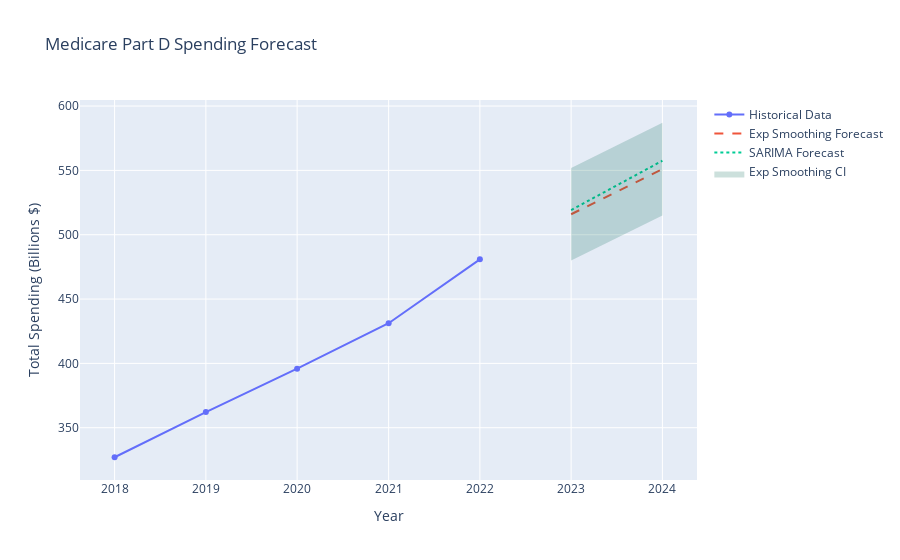

Here is the notebook cell this chart was saved with:
### Code cell
# 03_forecasting.ipynb, still in progress

import pandas as pd
import numpy as np
from statsmodels.tsa.holtwinters import ExponentialSmoothing
from statsmodels.tsa.statespace.sarimax import SARIMAX
from sklearn.metrics import mean_absolute_error, mean_squared_error
import plotly.express as px
import plotly.graph_objects as go
from sqlalchemy import create_engine
import warnings
warnings.filterwarnings('ignore')

# Database connection
DATABASE_URI = 'postgresql://woodylin@localhost:5432/healthcare_costs'
engine = create_engine(DATABASE_URI)

# Read cleaned data
df = pd.read_csv('../data/processed/cleaned_medicare_spending.csv')

# 1. Prepare Time Series Data
def prepare_time_series():
    """Prepare yearly spending data as time series"""
    years = ['2018', '2019', '2020', '2021', '2022']
    yearly_spending = {}
    
    for year in years:
        yearly_spending[year] = df[f'Tot_Spndng_{year}'].sum()
    
    # Convert to time series
    ts_data = pd.Series(yearly_spending, name='total_spending')
    ts_data.index = pd.to_datetime(ts_data.index, format='%Y')
    
    return ts_data

# 2. Simple Exponential Smoothing Forecast
def exponential_smoothing_forecast(ts_data, periods=2):
    """Generate forecast using Exponential Smoothing"""
    # Fit model
    model = ExponentialSmoothing(ts_data,
                                trend='add',
                                seasonal=None,
                                seasonal_periods=None)
    fitted_model = model.fit()
    
    # Make forecast
    forecast = fitted_model.forecast(periods)
    
    # Calculate confidence intervals using residuals
    resid = fitted_model.resid
    resid_std = resid.std()
    
    # Create forecast DataFrame with confidence intervals
    forecast_ci = pd.DataFrame(index=forecast.index)
    forecast_ci['forecast'] = forecast
    forecast_ci['lower'] = forecast - 1.96 * resid_std
    forecast_ci['upper'] = forecast + 1.96 * resid_std
    
    return forecast_ci

# 3. SARIMA Forecast
def sarima_forecast(ts_data, periods=2):
    """Generate forecast using SARIMA"""
    # Fit SARIMA model
    model = SARIMAX(ts_data, order=(1,1,1))
    fitted_model = model.fit()
    
    # Make forecast
    forecast = fitted_model.forecast(periods)
    forecast_ci = fitted_model.get_forecast(periods).conf_int()
    
    # Combine forecast and confidence intervals
    forecast_results = pd.DataFrame({
        'forecast': forecast,
        'lower': forecast_ci.iloc[:,0],
        'upper': forecast_ci.iloc[:,1]
    })
    
    return forecast_results

# 4. Visualize Forecasts
def plot_forecasts(ts_data, exp_forecast, sarima_forecast):
    """Create visualization of forecasts"""
    # Create figure
    fig = go.Figure()
    
    # Add historical data
    fig.add_trace(go.Scatter(x=ts_data.index, 
                            y=ts_data.values/1e9,  # Convert to billions
                            mode='lines+markers',
                            name='Historical Data'))
    
    # Add exponential smoothing forecast
    fig.add_trace(go.Scatter(x=exp_forecast.index, 
                            y=exp_forecast['forecast']/1e9,
                            mode='lines',
                            line=dict(dash='dash'),
                            name='Exp Smoothing Forecast'))
    
    # Add SARIMA forecast
    fig.add_trace(go.Scatter(x=sarima_forecast.index, 
                            y=sarima_forecast['forecast']/1e9,
                            mode='lines',
                            line=dict(dash='dot'),
                            name='SARIMA Forecast'))
    
    # Add confidence intervals
    fig.add_trace(go.Scatter(x=exp_forecast.index.tolist() + exp_forecast.index.tolist()[::-1],
                            y=(exp_forecast['upper']/1e9).tolist() + (exp_forecast['lower']/1e9).tolist()[::-1],
                            fill='toself',
                            fillcolor='rgba(0,100,80,0.2)',
                            line=dict(color='rgba(255,255,255,0)'),
                            name='Exp Smoothing CI'))
    
    fig.update_layout(title='Medicare Part D Spending Forecast',
                     xaxis_title='Year',
                     yaxis_title='Total Spending (Billions $)',
                     showlegend=True)
    
    return fig

# 5. Drug-specific Forecasting
def forecast_top_drugs(n_drugs=5):
    """Generate forecasts for top drugs by spending"""
    # Get top drugs by 2022 spending
    top_drugs = df.nlargest(n_drugs, 'Tot_Spndng_2022')
    
    forecasts = {}
    for _, drug in top_drugs.iterrows():
        drug_spending = pd.Series({
            '2018': drug['Tot_Spndng_2018'],
            '2019': drug['Tot_Spndng_2019'],
            '2020': drug['Tot_Spndng_2020'],
            '2021': drug['Tot_Spndng_2021'],
            '2022': drug['Tot_Spndng_2022']
        })
        drug_spending.index = pd.to_datetime(drug_spending.index, format='%Y')
        
        # Forecast using exponential smoothing
        model = ExponentialSmoothing(drug_spending, trend='add')
        fitted = model.fit()
        forecast = fitted.forecast(2)
        
        forecasts[drug['Brnd_Name']] = forecast
    
    return pd.DataFrame(forecasts)

# 6. Calculate Forecast Accuracy Metrics
def calculate_accuracy_metrics(actual, predicted):
    """Calculate MAE and RMSE for model evaluation"""
    mae = mean_absolute_error(actual, predicted)
    rmse = np.sqrt(mean_squared_error(actual, predicted))
    return {'MAE': mae, 'RMSE': rmse}

# Run forecasting analysis
if __name__ == "__main__":
    print("Starting Medicare Part D Spending Forecast Analysis...\n")
    
    try:
        # Prepare time series data
        ts_data = prepare_time_series()
        print("Historical Spending Data (Billions $):")
        print(ts_data/1e9)
        
        # Generate forecasts
        exp_forecast = exponential_smoothing_forecast(ts_data)
        print("\nExponential Smoothing Forecast for 2023-2024 (Billions $):")
        print(exp_forecast/1e9)
        
        sarima_result = sarima_forecast(ts_data)
        print("\nSARIMA Forecast for 2023-2024 (Billions $):")
        print(sarima_result/1e9)
        
        # Generate and display visualization
        fig = plot_forecasts(ts_data, exp_forecast, sarima_result)
        fig.show()
        
        # Generate drug-specific forecasts
        top_drug_forecasts = forecast_top_drugs()
        print("\nTop Drug-Specific Forecasts for 2023-2024 (Millions $):")
        print(top_drug_forecasts/1e6)
        
        # Save forecasts
        exp_forecast.to_csv('../data/processed/total_spending_forecast.csv')
        top_drug_forecasts.to_csv('../data/processed/top_drugs_forecast.csv')
        
        print("\nForecasting analysis completed successfully!")
        
    except Exception as e:
        print(f"Error during forecasting: {str(e)}")

### Figure 1 — Plotly figure (JSON) as saved in the notebook; plotly's stock layout.template omitted (floating-point values rounded to 4 significant figures)
{"data": [{"mode": "lines+markers", "name": "Historical Data", "type": "scatter", "x": ["2018-01-01T00:00:00.000000000", "2019-01-01T00:00:00.000000000", "2020-01-01T00:00:00.000000000", "2021-01-01T00:00:00.000000000", "2022-01-01T00:00:00.000000000"], "y": [327.0, 362.2, 395.9, 431.2, 480.9]}, {"line": {"dash": "dash"}, "mode": "lines", "name": "Exp Smoothing Forecast", "type": "scatter", "x": ["2023-01-01T00:00:00.000000000", "2024-01-01T00:00:00.000000000"], "y": [515.9, 551.0]}, {"line": {"dash": "dot"}, "mode": "lines", "name": "SARIMA Forecast", "type": "scatter", "x": ["2023-01-01T00:00:00.000000000", "2024-01-01T00:00:00.000000000"], "y": [519.2, 557.5]}, {"fill": "toself", "fillcolor": "rgba(0,100,80,0.2)", "line": {"color": "rgba(255,255,255,0)"}, "name": "Exp Smoothing CI", "type": "scatter", "x": ["2023-01-01T00:00:00", "2024-01-01T00:00:00", "2024-01-01T00:00:00", "2023-01-01T00:00:00"], "y": [551.9, 587.0, 515.0, 479.9]}], "layout": {"showlegend": true, "title": {"text": "Medicare Part D Spending Forecast"}, "xaxis": {"title": {"text": "Year"}}, "yaxis": {"title": {"text": "Total Spending (Billions $)"}}}}
